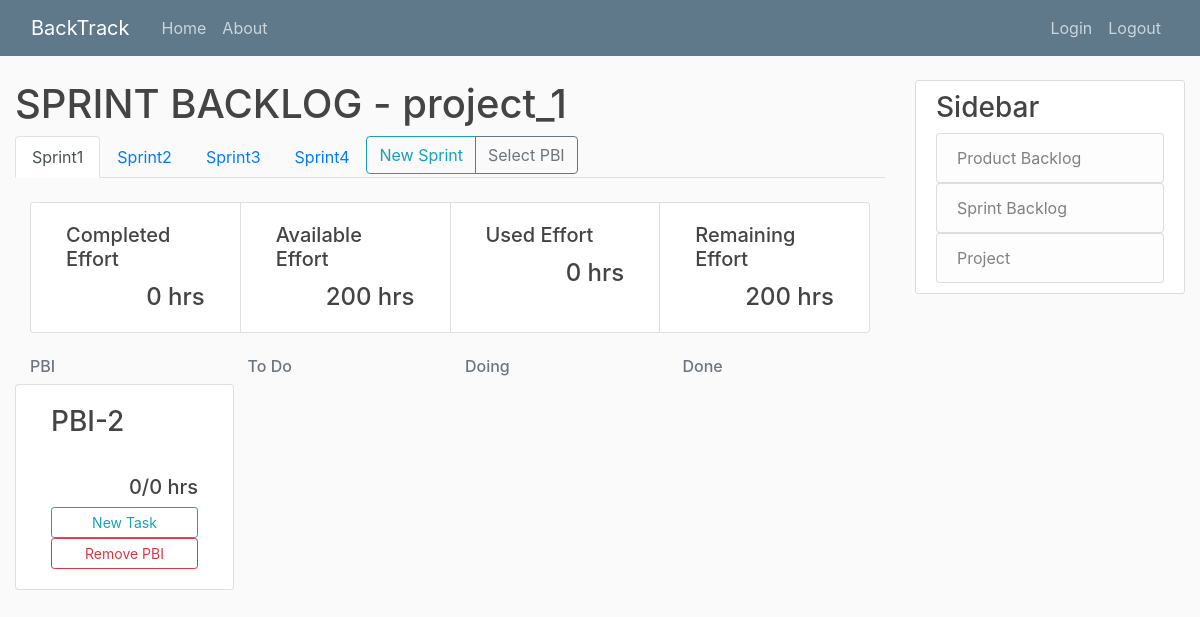
Screenshot of /project_1-sprint_21/ with the database file from the repository.
### project/models.py (models this page shows, shortened)
class Project(models.Model):
	title = models.CharField(max_length=20, unique=True)
	details = models.TextField()
	slug = models.SlugField(unique=True, default="")
	duration = models.IntegerField("Sprint Duration(week)", default=2)

### sprintBacklog/models.py (models this page shows, shortened)
class Sprint(models.Model):
	title = models.CharField(max_length=20, default="Sprint")
	available_effort = models.IntegerField()
	start_date = models.DateField(blank=True, null=True, default=date.today())
	details = models.TextField(null=True)
	project = models.ForeignKey(Project, on_delete=models.CASCADE, blank=True, null=True, default=None)
	def save(self, *args, **kwargs):
		number_of_sprint = Sprint.objects.filter(project=self.project).count()
		if Sprint.objects.filter(project=self.project).count() == None:
			number_of_sprint = 1
		else:
			number_of_sprint += 1
		if self not in Sprint.objects.filter(project=self.project):
			self.title = "Sprint" + str(number_of_sprint)
		super().save(*args, **kwargs)

### productBacklog/models.py (models this page shows, shortened)
class PBI(models.Model):
	priority = models.IntegerField()
	title = models.CharField(max_length=20)
	status_choice = [
		('To Do', 'To Do'),
		('Doing', 'Doing'),
		('Done', 'Done'),
	]
	status = models.CharField(
		max_length = 5,
		choices = status_choice,
		default = 'To Do',
	)
	ESP = models.IntegerField("estimated story point")
	details = models.TextField()
	project = models.ForeignKey(Project, on_delete=models.CASCADE, blank=True, null=True, default=None)
	sprint = models.ManyToManyField(Sprint) # , blank=True, null=True, default=None)

### sprintBacklog/views.py (the view)
# urls.py: path('<int:sprint>/', SprintBacklogListView.as_view(), name='sprint-home'),
class SprintBacklogListView(ListView):
	model = Sprint
	template_name = 'sprintBacklog/home.html'
	context_object_name = 'sprint'
	def get_queryset(self):
		queryset = Sprint.objects.filter(project_id=self.project).order_by('pk')
		index = 1
		for s in queryset:
			s.title = "Sprint" + str(index)
			s.save()
			index += 1
		today = date.today()
		for obj in PBI.objects.filter(sprint=self.sprint):
			todo = Task.objects.filter(status='To Do', PBI=obj, sprint=obj.sprint.order_by('start_date').last())
			doing = Task.objects.filter(status='Doing', PBI=obj, sprint=obj.sprint.order_by('start_date').last())
			done = Task.objects.filter(status='Done', PBI=obj, sprint=obj.sprint.order_by('start_date').last())
			if today - obj.sprint.order_by('start_date').last().start_date >= timedelta(weeks=self.project.duration):
				if todo or doing:
					obj.status = 'To Do'
					obj.save()
				elif done and not todo and not doing:
					obj.status = 'Done'
					obj.save()
			else:
				if done and not todo and not doing:
					obj.status = 'Done'
					obj.save()
		return self.sprint
	def dispatch(self, request, *args, **kwargs):
		self.project = get_object_or_404(Project, slug=kwargs['project'])
		self.sprint = Sprint.objects.get(pk=kwargs['sprint'])
		return super().dispatch(request, *args, **kwargs)
	def get_context_data(self, **kwargs):
		context = super().get_context_data(**kwargs)
		context['project'] = self.project
		context['all_sprint'] = Sprint.objects.filter(project=self.project).order_by('pk')
		context['PBI'] = PBI.objects.filter(project=self.project, status='To Do')
		task = []
		total = 0
		completed = 0
		for p in PBI.objects.filter(sprint=self.sprint):
			todo = Task.objects.filter(sprint=self.sprint).filter(status='To Do').filter(PBI=p)
			doing = Task.objects.filter(sprint=self.sprint).filter(status='Doing').filter(PBI=p)
			done = Task.objects.filter(sprint=self.sprint).filter(status='Done').filter(PBI=p)
			todoE = todo.aggregate(Sum('effort')).get('effort__sum') if todo else 0
			doingE = doing.aggregate(Sum('effort')).get('effort__sum') if doing else 0
			doneE = done.aggregate(Sum('effort')).get('effort__sum') if done else 0
			total += doneE + doingE + todoE
			completed += doneE
			tmp = {"pbi": p,
					"todo": todo,
					"doing": doing,
					"done": done,
					"finish": doneE,
					"not_finish": doingE + todoE + doneE
					}
			task.append(tmp)
		stat = {"completed": completed,
				"available": self.sprint.available_effort,
				"used": total,
				"remaining": self.sprint.available_effort - total
				}
		context['stat'] = stat
		context['task'] = task
		return context

### templates/SprintBacklog/home.html (shortened to what this page needs)
{% extends "base.html" %}
{% block content %}
	<h1>SPRINT BACKLOG - {{ project.title }}</h1>
	<ul class="nav nav-tabs" align="right">
		{% for s in all_sprint %}
		<li class="nav-item">
			{% if s.pk == sprint.pk %}
				<a class="nav-link active" href="{% url 'sprintBacklog-detail' project.slug s.pk %}">{{ s.title }}</a>
			{% else %}
				<a class="nav-link" href="{% url 'sprint-home' project.slug s.pk %}">{{ s.title }}</a>
			{% endif %}
		</li>
		{% endfor %}
		<li class="nav-item">
			<div class="btn-group" role="group" aria-label="Basic example">
				<a class="btn btn-outline-info" href="{% url 'sprintBacklog-create' project.slug %}">New Sprint</a>
				<a class="btn btn-outline-secondary" href="{% url 'sprintBacklog-select' project.slug sprint.pk%}">Select PBI</a>
			</div>
		</li>
	</ul>
	<div class="container-fluid">
	<div class="card-group">
		<div class="col-sm card">
			<div class="card-body">
				<h5 class="card-title">Completed Effort</h5>
				<h4 class="card-text" style="text-align: right">{{ stat.completed }} hrs</h4>
			</div>
		</div>
		<div class="col-sm card">
			<div class="card-body">
				<h5 class="card-title">Available Effort</h5>
				<h4 class="card-text" style="text-align: right">{{ stat.available }} hrs</h4>
			</div>
		</div>
		<div class="col-sm card">
			<div class="card-body">
				<h5 class="card-title">Used Effort</h5>
				<h4 class="card-text" style="text-align: right">{{ stat.used }} hrs</h4>
			</div>
		</div>
		<div class="col-sm card">
			<div class="card-body">
				<h5 class="card-title">Remaining Effort</h5>
				<h4 class="card-text" style="text-align: right">{{ stat.remaining }} hrs</h4>
			</div>
		</div>
	</div>
	</div>
	<div class="container">
		<div class="row">
			<div class="col-md">
				<h6 class="text-muted">PBI</h6>
			</div>
			<div class="col-md">
				<h6 class="text-muted">To Do</h6>
			</div>
			<div class="col-md">
				<h6 class="text-muted">Doing</h6>
			</div>
			<div class="col-md">
				<h6 class="text-muted">Done</h6>
			</div>
		</div>
	</div>
	{% for t in task %}
	<div class="container">
		<div class="row">
			<div class="col-sm card">
				<div class="card-body d-flex flex-column">
					<a href="{% url 'productBacklog-detail' project.slug t.pbi.pk %}"><h3 class="card-title">{{ t.pbi.title }}</h3></a>
					<h5 class="card-text mt-auto" style="text-align: right">{{ t.finish }}/{{ t.not_finish }} hrs</h5>
					<a href="{% url 'task-create' project.slug sprint.pk t.pbi.pk %}" class="btn btn-outline-info btn-sm mt-auto">New Task</a>
					<a href="{% url 'sprintBacklog-remove' project.slug sprint.pk t.pbi.pk %}" class="btn btn-outline-danger btn-sm mt-auto">Remove PBI</a>
				</div>
			</div>
			<div class="col-md">
			</div>
			<div class="col-md">
			</div>
			<div class="col-md">
			</div>
		</div>
	</div>
	{% endfor %}
{% endblock content %}

### productBacklog/static/PBI/main.css (style rules this page uses)
body { background: #fafafa; color: #333333; margin-top: 5rem; }
h1, h2, h3, h4, h5, h6 { color: #444444; }
ul { margin: 0; }

### rows the page displays
Project: title "project_1"
Sprint: title "Sprint1"
Sprint: title "Sprint2"
Sprint: title "Sprint3"
Sprint: title "Sprint4"
PBI: pbi "PBI-2", finish "0", not_finish "0"

### other values shown
{{ stat.completed }} "0"
{{ stat.available }} "200"
{{ stat.used }} "0"
{{ stat.remaining }} "200"
